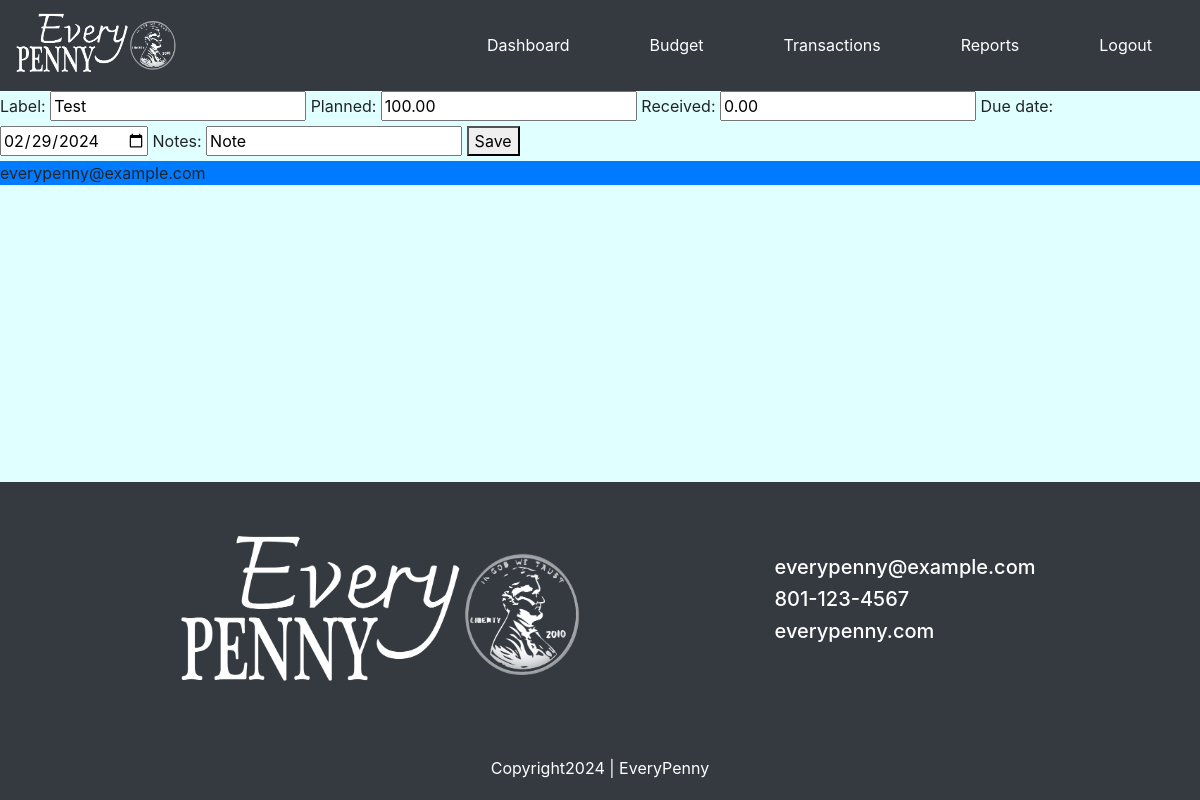
The page /budget/edit_label/1 (signed in) on the database as committed earlier.
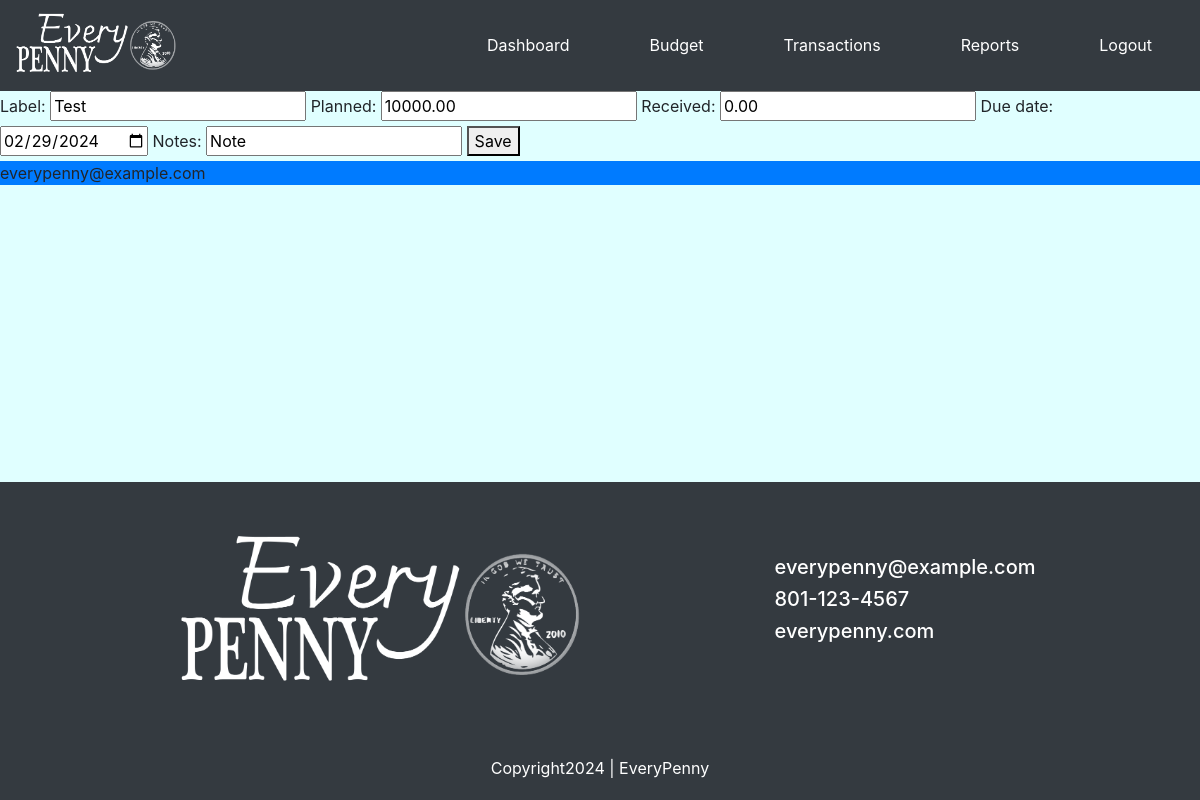
The same page on the database as committed later.
### budget/models.py (models this page shows, shortened)
class BudgetLabel(models.Model):
    category = models.ForeignKey(BudgetCategory, on_delete=models.CASCADE)
    label = models.CharField(max_length=100)
    planned = models.DecimalField(max_digits=10, decimal_places=2)
    received = models.DecimalField(max_digits=10, decimal_places=2)
    due_date = models.DateField()
    notes = models.CharField(max_length=100, null=True, blank=True)

### budget/views.py (the view)
# urls.py: path('edit_label/<int:id>', views.edit_label, name='edit_label'),
@login_required(login_url='login')
def edit_label(request, id):
    label = BudgetLabel.objects.get(id=id)
    form = BudgetLabelForm(request.POST or None, instance=label)
    if form.is_valid():
        f = form.save(commit=False)
        f.save()
        return redirect('budget:view_category', label.category.id)
    else:
        form = form
    return render(request, 'budget/form.html', {"form": form, 'label': label})

### budget/forms.py
class BudgetLabelForm(forms.ModelForm):
    class Meta:
        model = BudgetLabel
        fields = ['label', 'planned', 'received', 'due_date', 'notes']
        widgets = {
            'due_date': DateInput()
        }

### budget/templates/budget/form.html (shortened to what this page needs)
{% extends 'budget/base.html' %}
{% block body %}
<form method="POST" enctype="multipart/form-data">
    {{ form }}
    <button type="submit">Save</button>
</form>
{% endblock %}

Rows that differ between the two databases and show on the page:
changed BudgetLabel "Test": planned "100.00" → "10000.00"
